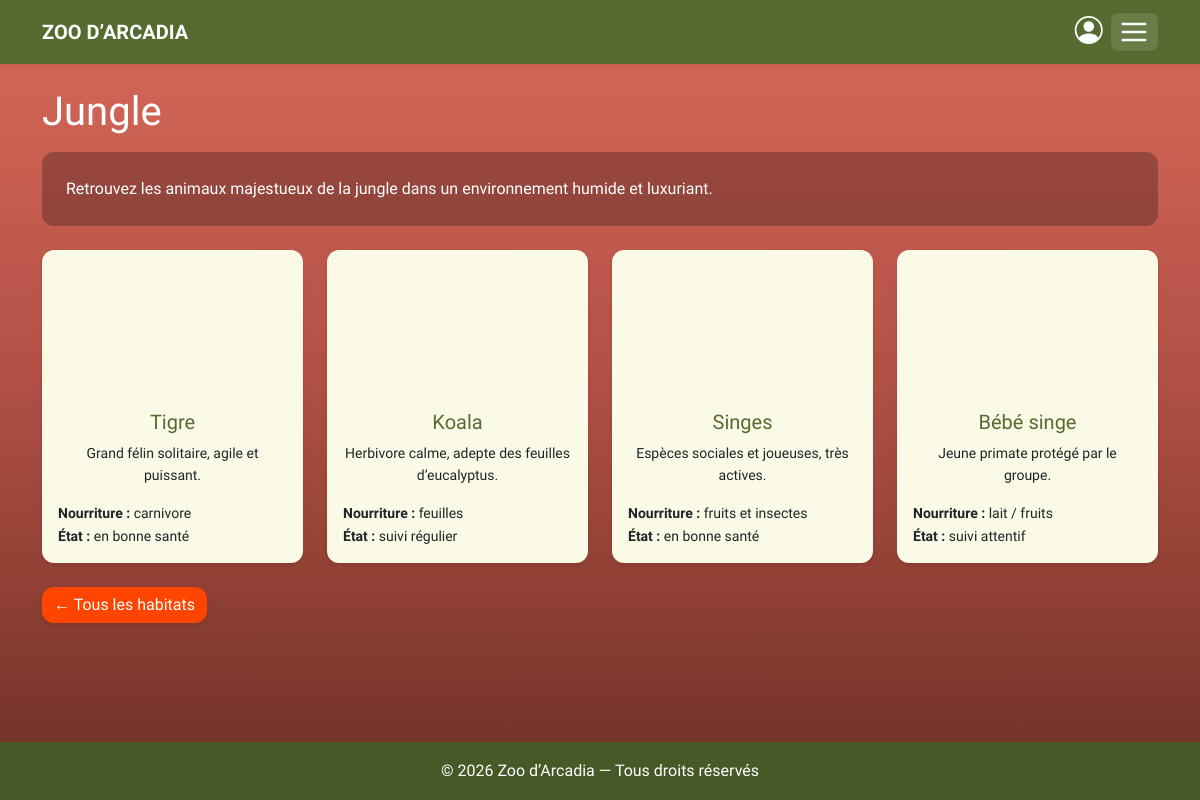
The page /habitat.php?id=2 on the database its author committed.
### tables this page shows
CREATE TABLE habitats (
  id          INT UNSIGNED NOT NULL AUTO_INCREMENT,
  name        VARCHAR(100) NOT NULL,
  description TEXT         NULL,
  image       VARCHAR(255) NULL,
  created_at  DATETIME     NOT NULL DEFAULT CURRENT_TIMESTAMP,
  PRIMARY KEY (id),
  UNIQUE KEY uq_habitats_name (name)
);

CREATE TABLE animals (
  id           INT UNSIGNED NOT NULL AUTO_INCREMENT,
  name         VARCHAR(100) NOT NULL,
  species      VARCHAR(100) NOT NULL,
  description  TEXT         NULL,
  diet         VARCHAR(150) NULL,
  health_state VARCHAR(100) NULL,
  image        VARCHAR(255) NULL,
   
   
   
  image_alt    VARCHAR(255) NULL,
  habitat_id   INT UNSIGNED NOT NULL,
  created_at   DATETIME     NOT NULL DEFAULT CURRENT_TIMESTAMP,
  PRIMARY KEY (id),
  KEY idx_animals_habitat (habitat_id),
  CONSTRAINT fk_animals_habitat
    FOREIGN KEY (habitat_id) REFERENCES habitats (id) ON DELETE CASCADE
);

### includes/db.php (called while the page is built, shortened)
<?php
function db(): PDO
{
    static $pdo = null;
    if ($pdo instanceof PDO) {
        return $pdo;
    }
    $config = require __DIR__ . '/../config/config.php';
    $dsn = sprintf(
        'mysql:host=%s;port=%d;dbname=%s;charset=%s',
        $config['host'],
        $config['port'],
        $config['database'],
        $config['charset']
    );
    $pdo = new PDO($dsn, $config['user'], $config['password'], [
        PDO::ATTR_ERRMODE => PDO::ERRMODE_EXCEPTION,
        PDO::ATTR_DEFAULT_FETCH_MODE => PDO::FETCH_ASSOC,
        PDO::ATTR_EMULATE_PREPARES => false,
    ]);
    return $pdo;
}

### includes/fonctions.php (called while the page is built, shortened)
<?php
function e(?string $texte): string
{
    return htmlspecialchars($texte ?? '', ENT_QUOTES, 'UTF-8');
}

### habitat.php (the view, shortened to what this page needs)
<?php
require __DIR__ . '/includes/db.php';
require __DIR__ . '/includes/fonctions.php';
$habitatId = (int) ($_GET['id'] ?? 0);
$requete = db()->prepare('SELECT id, name, description FROM habitats WHERE id = ?');
$requete->execute([$habitatId]);
$habitat = $requete->fetch();
$requete = db()->prepare(
    'SELECT id, name, description, diet, health_state, image, image_alt
     FROM animals
     WHERE habitat_id = ?
     ORDER BY id'
);
$requete->execute([$habitat['id']]);
$animaux = $requete->fetchAll();
require __DIR__ . '/includes/header.php';
?>
  <section class="py-4">
    <div class="container">
      <h1 class="text-white mb-3"><?= e($habitat['name']) ?></h1>
      <div class="intro-habitat p-3 p-md-4">
        <p class="mb-0 text-white"><?= e($habitat['description']) ?></p>
      </div>
    </div>
  </section>
  <main class="pb-5">
    <div class="container">
      <div class="row row-cols-1 row-cols-sm-2 row-cols-lg-4 g-4">
        <?php foreach ($animaux as $animal): ?>
          <div class="col">
            <article class="card h-100 p-3 text-center">
              <?php if ($animal['image']): ?>
                <img src="<?= e($animal['image']) ?>"
                     alt="<?= e($animal['image_alt']) ?>"
                     class="avatar-128 mx-auto mb-3" loading="lazy" decoding="async">
              <?php endif; ?>
              <h2 class="h5 mb-2">
                <a href="animal.php?id=<?= (int) $animal['id'] ?>"
                   class="text-decoration-none btn-text-green"><?= e($animal['name']) ?></a>
              </h2>
              <p class="small mb-3"><?= e($animal['description']) ?></p>
              <ul class="list-unstyled text-start small mb-0">
                <li><strong>Nourriture :</strong> <?= e($animal['diet']) ?></li>
                <li><strong>État :</strong> <?= e($animal['health_state']) ?></li>
              </ul>
            </article>
          </div>
        <?php endforeach; ?>
      </div>
      <div class="mt-4">
        <a href="habitats.php" class="btn btn-brand">← Tous les habitats</a>
      </div>
    </div>
  </main>
<?php require __DIR__ . '/includes/footer.php'; ?>

### style.css (style rules this page uses)
:root { --green-dark: #556b2f; --green-dark-rgb: 85, 107, 47; --green-laurel: #6b8e23; --green-footer: #455a26; --cream: #fafae6; --gray-light: #d3d3d3; --gray: #808080; --orange-peru: #cd853f; --orange-red: #ff4500; --brown-saddle: #8b4513; --text-dark: #1a1a1a; --text-light: #ffffff; --hover: #ffd8c9; --font-title: "Inknut Antiqua", serif; --font-body: "Averia Sans Libre", sans-serif; --radius: 12px; --shadow-sm: 0 2px 4px rgba(0, 0, 0, 0.1); --shadow-md: 0 4px 10px rgba(0, 0, 0, 0.15); }
body { margin: 0; line-height: 1.6; font-family: var(--font-body); color: var(--text-dark); background: var(--cream); min-height: 100vh; display: flex; flex-direction: column; }
main { flex: 1; }
h1, h2, h3, h4, h5 { font-family: var(--font-title); color: var(--green-dark); }
a { text-decoration: none; }
.card, .panel { background: var(--cream); border-radius: var(--radius); box-shadow: var(--shadow-sm); padding: 1rem; border: 0; }
.btn-brand { background: var(--orange-red); color: var(--text-light); border: none; border-radius: var(--radius); box-shadow: var(--shadow-sm); }
.btn-text-green { color: var(--green-dark); transition: color 0.2s ease; }
.avatar-40, .avatar-64, .avatar-128 { border-radius: 50%; object-fit: cover; }
.avatar-128 { width: 128px; height: 128px; }
.intro-habitat { background: rgba(0, 0, 0, 0.25); border-radius: 12px; }
.bg-habitat { background: linear-gradient(180deg, #6f8f5a 0%, #455a26 100%); min-height: 100vh; }
.bg-jungle { background: linear-gradient( 180deg, #d86a5b 0%, #b45146 45%, #8e3f33 75%, #6b2e26 100% ); min-height: 100vh; }
.card h2, .card h3 { color: var(--green-dark); }

### rows shown on the page
habitats: name "Jungle", description "Retrouvez les animaux majestueux de la jungle dans un environnement humide et luxuriant."
animals: image (picture), name "Tigre", description "Grand félin solitaire, agile et puissant.", diet "carnivore", health_state "en bonne santé"
animals: image (picture), name "Koala", description "Herbivore calme, adepte des feuilles d’eucalyptus.", diet "feuilles", health_state "suivi régulier"
animals: image (picture), name "Singes", description "Espèces sociales et joueuses, très actives.", diet "fruits et insectes", health_state "en bonne santé"
animals: image (picture), name "Bébé singe", description "Jeune primate protégé par le groupe.", diet "lait / fruits", health_state "suivi attentif"
